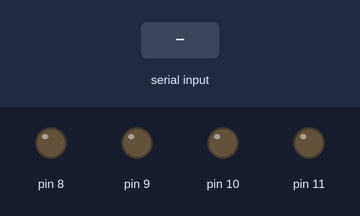
A sketch run on a simulated Arduino Uno, built with avr-gcc and run on an emulated ATmega328P. Parts: output pins drawn as LEDs (lit = HIGH). The test bench sets the inputs (shaded band).

Above: at 1.2 s.
1.3 s: "a" received over Serial
At 2.3 s:
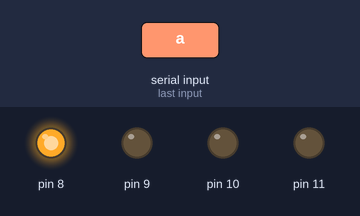
2.8 s: "g" received over Serial
At 3.5 s:
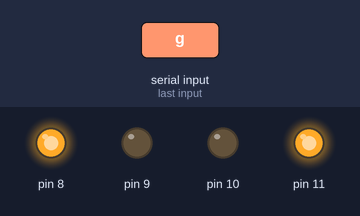
4.3 s: "e" received over Serial
At 4.6 s:
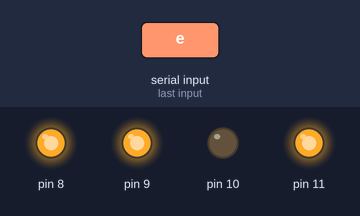
5.8 s: "b" received over Serial
At 7.0 s:
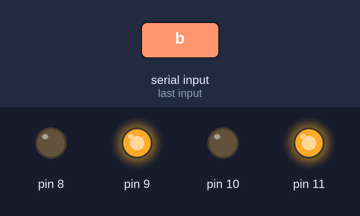
7.3 s: "h" received over Serial
At 8.1 s:
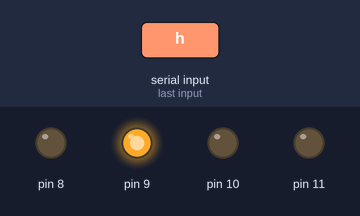
8.8 s: "f" received over Serial
At 9.2 s:
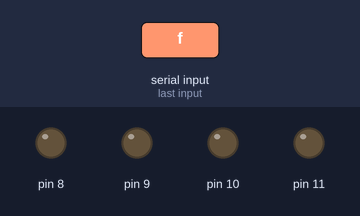
Timing chart, 0 to 11.3 s (numbered marks = the images above; inputs shaded):
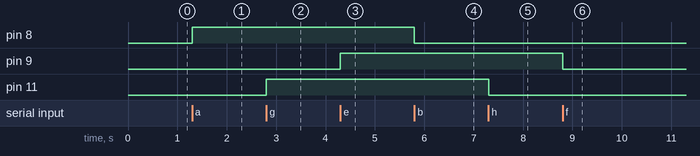

Measured:
- after the input at 1.3 s, pin 8: LOW → HIGH at once
- after the input at 2.8 s, pin 11: LOW → HIGH at once
- after the input at 4.3 s, pin 9: LOW → HIGH at once
- after the input at 5.8 s, pin 8: HIGH → LOW at once
- after the input at 7.3 s, pin 11: HIGH → LOW at once
- after the input at 8.8 s, pin 9: HIGH → LOW at once

The sketch:

LED_FAN.ino
```cpp
void setup() { // khời tạo các chân đầu vào
  Serial.begin(9600);
  pinMode(8,OUTPUT);
  pinMode(9,OUTPUT);
  pinMode(10,OUTPUT);
  pinMode(11,OUTPUT);
}

void loop() {
 onoffled();
 onoffled1();
 onoffquat();
 onoffquat1();
}

void onoffled() // Bật tắt đèn led
{
  if(Serial.available()>0) // Kiểm tra nếu nhận được tín hiệu true/ false
  {
    char data = Serial.read(); // Đọc dữ liệu vừa nhận vào biến data
    if (data == 'a') // Xử lý bật đèn
    {
      digitalWrite(8,HIGH);
    }
    else if(data == 'b') // Xử lý tắt đèn
    {
      digitalWrite(8,LOW);
    }
  }
 }

 void onoffquat()// Bật tắt quạt
{
  if(Serial.available()>0) // Kiểm tra nếu nhận được tín hiệu true/false
  {
    char data = Serial.read(); // Đọc dữ liệu vừa nhận vào biến data
    if (data == 'c') // Xử lý bật quạt
    {
      digitalWrite(10,HIGH);
    }
    else if(data == 'd') // Xử lý tắt quạt
    {
      digitalWrite(10,LOW);
    }
  }
 }

void onoffled1() // Bật tắt đèn có sử dụng Rơ-le
{
  if(Serial.available()>0) // Kiểm tra nếu nhận được tín hiệu true/false
  {
    char data = Serial.read(); // Đọc dữ liệu vừa nhận vào biến data
    if (data == 'e') // Xử lý bật đèn
    {
      digitalWrite(9,HIGH);
    }
    else if(data == 'f') // Xử lý tắt đèn
    {
      digitalWrite(9,LOW);
    }
  }
 }

 void onoffquat1() // Bật tắt quạt có sử dụng Rơ-le
{
  if(Serial.available()>0) // Kiểm tra nếu nhận được tín hiệu true/false
  {
    char data = Serial.read(); // Đọc dữ liệu vừa nhận vào biến data
    if (data == 'g') // Xử lý bật quạt
    {

      digitalWrite(11,HIGH);
    }
    else if(data == 'h') // Xử lý tắt quạt
    {
      digitalWrite(11,LOW);
    }
  }
 }
```
